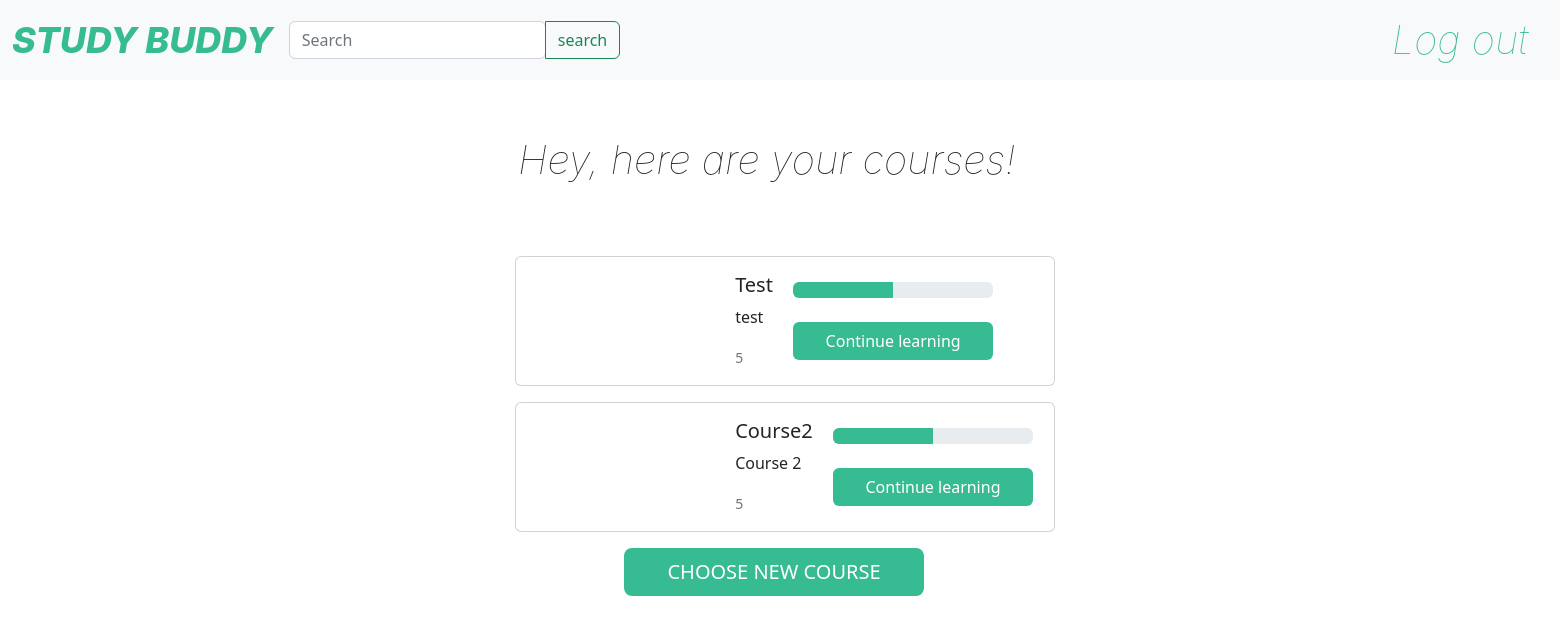
/studentIndex/ (signed in), run on the app's committed database.
### final_project/models.py (models this page shows)
class Course(models.Model):
    id = models.IntegerField(null=False, blank=False, primary_key=True)
    title = models.CharField(max_length=50, null=True, blank=True)
    rating = models.IntegerField(null=True, blank=True)
    course_video = models.FileField(upload_to='course_videos', blank=True)
    description = models.CharField(max_length=50, blank=True, null=True)
    cost = models.IntegerField(null=True, blank=True)
    thumbnail = models.ImageField(upload_to='thumbnails', blank=True)
    course_test = models.FileField(upload_to='course_test', blank=True)

### final_project/views.py (the view)
# urls.py: path('studentIndex/', studentIndex, name="studentIndex"),
def studentIndex(request):
    if request.user.is_authenticated:
        student_courses = StudentCourse.objects.filter(student__user__username=request.user.username)
        courses = list()
        for student_course in student_courses:
            courses.append(student_course.course)
        emptyList = list()
        context = {"courses": courses, "emptyList": emptyList}
        return render(request, "studentIndex.html", context=context)
    else:
        return redirect(login_app)

### templates/studentIndex.html (shortened to what this page needs)
<!DOCTYPE html>
<html lang="en">
<head>
    <link href="https://cdn.jsdelivr.net/npm/bootstrap@5.2.0-beta1/dist/css/bootstrap.min.css" rel="stylesheet"
>
</head>
<body>
<nav class="navbar navbar-expand-lg navbar-light bg-light">
    <div class="container-fluid justify-content-between">
        <div class="d-flex">
            <a class="navbar-brand" href=""
               style="color:#37bb93; font-family: Inter; font-weight: 800; font-size: 36px; font-style: italic">STUDY
                BUDDY</a>
            <form class="input-group w-auto my-auto d-none d-sm-flex" method="post">
                <input
                        autocomplete="off"
                        type="search"
                        class="form-control rounded"
                        placeholder="Search"
                        style="min-width: 125px;"
                />
                <button class="btn btn-outline-success my-2 my-sm-0" type="submit">search</button>
            </form>
        </div>
        <ul class="navbar-nav flex-row">
            <li class="nav-item me-3 me-lg-1">
                <a class="navbar-brand" href="{% url 'logout' %}"
                   style="color:#37bb93; font-family: Inter; font-weight: 100; font-size: 40px; font-style: italic">Log
                    out</a>
            </li>
        </ul>
    </div>
</nav>
{% if courses != emptyList %}
    <p style="font-family: Inter; font-weight: 100; font-size: 40px; font-style: italic; padding: 50px 50px; position: relative; left: 30%">
        Hey, here are your courses!
    </p>
    <div id="cards">
        {% for course in courses %}
            <div class="card mb-3" style="max-width: 540px;position:relative; left: 33%">
                <div class="row no-gutters">
                    <div class="col-md-4">
                    </div>
                    <div class="col-md-8">
                        <div class="card-parent">
                            <div class="card-child">
                                <h5 class="card-title">{{ course.title }}</h5>
                                <p class="card-text">{{ course.description }}</p>
                                <p class="card-text"><small class="text-muted">{{ course.rating }}</small></p>
                            </div>
                            <div class="card-child">
                                <div class="progress">
                                    <div class="progress-bar" role="progressbar"
                                         style="width: 50%; background-color: #37bb93"
                                         aria-valuenow="50" aria-valuemin="0" aria-valuemax="100"></div>
                                </div>
                                <br>
                                <a class="btn btn-m" style="color: white; background: #37BB93; width: 200px"
                                   href="{% url 'continue_learning' id=course.id %}">Continue learning</a>
                            </div>
                        </div>
                    </div>
                </div>
            </div>
        {% endfor %}
    </div>
    <a class="btn btn-lg" style="color: white; background: #37BB93; width: 300px;position:relative; left: 40%"
       href="{% url 'chooseNewCourse' %}">CHOOSE NEW COURSE</a>
{% endif %}
</body>
</html>

### templates/studentIndex.html (style rules this page uses)
.card-parent { margin: 1rem; }
.card-child { display: inline-block; padding-left: 1rem; vertical-align: middle; }

### data on the page
Course: title "Test", description "test", rating "5"
Course: title "Course2", description "Course 2", rating "5"
